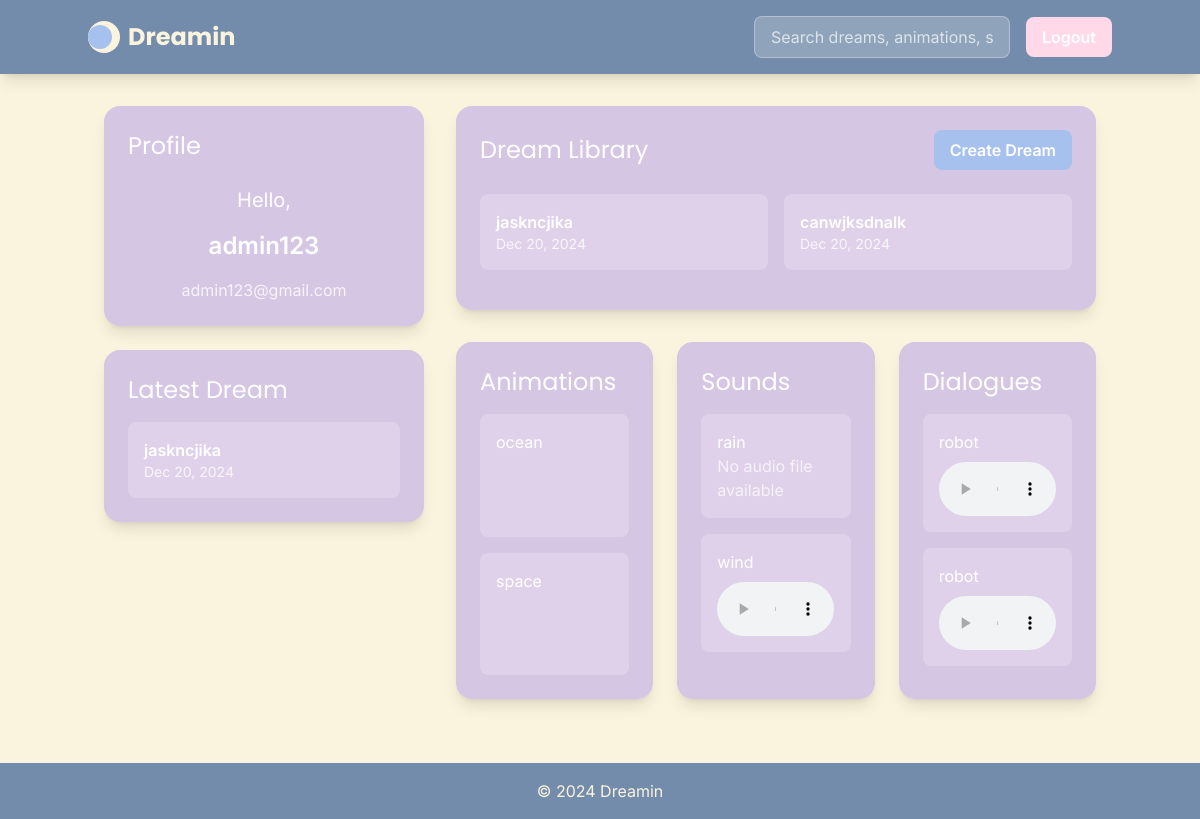
The app's page /home/ (signed in) with its own data.
### main/models.py (models this page shows, shortened)
class Dream(models.Model):
    user = models.ForeignKey(
        User,
        on_delete=models.CASCADE,
        related_name='dreams',
    )
    title = models.CharField(max_length=255)
    description = models.TextField()
    created_at = models.DateTimeField(auto_now_add=True)
    animations = models.ManyToManyField(DreamAnimation, blank=True)
    sounds = models.ManyToManyField(DreamSound, blank=True)
    dialogues = models.ManyToManyField(Dialogue, blank=True)
    preview_video = models.FileField(upload_to='dream_previews/', null=True, blank=True)

class DreamAnimation(models.Model):
    name = models.CharField(max_length=100)
    file = models.FileField(
        upload_to='animations/',
        validators=[validate_file_size, validate_file_extension],
        null=True,
        blank=True
    )
    created_at = models.DateTimeField(auto_now_add=True)

class DreamSound(models.Model):
    name = models.CharField(max_length=100)
    file = models.FileField(upload_to='sounds/', null=True, blank=True)
    created_at = models.DateTimeField(auto_now_add=True)

class Dialogue(models.Model):
    name = models.CharField(max_length=100)
    file = models.FileField(upload_to='dialogues/', null=True, blank=True)
    created_at = models.DateTimeField(auto_now_add=True)

### main/views.py (the view)
# urls.py: path("home/", views.home_view, name="home"),
@login_required
def home_view(request):
    search_query = request.GET.get('search', '')
    try:
        user_dreams = Dream.objects.filter(user=request.user).order_by('-created_at')
        all_dreams = Dream.objects.all().order_by('-created_at')
        animations = DreamAnimation.objects.filter(file__isnull=False)
        sounds = DreamSound.objects.filter(file__isnull=False)
        dialogues = Dialogue.objects.filter(file__isnull=False)
        if search_query:
            user_dreams = user_dreams.filter(title__icontains=search_query)
            all_dreams = all_dreams.filter(title__icontains=search_query)
            animations = animations.filter(name__icontains=search_query)
            sounds = sounds.filter(name__icontains=search_query)
            dialogues = dialogues.filter(name__icontains=search_query)
        else:
            animations = animations.order_by('?')
            sounds = sounds.order_by('?')
            dialogues = dialogues.order_by('?')
    except Exception as e:
        user_dreams = []
        all_dreams = []
        animations = []
        sounds = []
        dialogues = []
    context = {
        'user_dreams': user_dreams,
        'all_dreams': all_dreams,
        'animations': animations[:3] if animations else [],
        'sounds': sounds[:3] if sounds else [],
        'dialogues': dialogues[:3] if dialogues else [],
        'latest_dream': Dream.objects.filter(user=request.user).order_by('-created_at').first(),
        'search_query': search_query,
    }
    return render(request, "home.html", context)

### main/templates/home.html (shortened to what this page needs)
<!DOCTYPE html>
<html lang="en">
<head>
    <script src="https://cdn.tailwindcss.com"></script>
</head>
<body class="min-h-screen bg-warmcream font-inter flex flex-col">
    <header class="bg-slateblueSoft py-4 px-6 shadow-lg">
        <div class="container mx-auto flex justify-between items-center">
            <a href="{% url 'home' %}" class="flex items-center space-x-2">
                <div class="w-8 h-8 bg-warmcream rounded-full flex items-center justify-center">
                    <div class="w-6 h-6 bg-periwinkle rounded-full transform -translate-x-1"></div>
                </div>
                <span class="text-2xl font-bold text-warmcream font-poppins">Dreamin</span>
            </a>
            <div class="flex items-center space-x-4">
                <form class="relative" action="{% url 'home' %}" method="GET">
                    <input type="text"
                           name="search"
                           placeholder="Search dreams, animations, sounds..."
                           value="{{ search_query }}"
                           class="bg-white/20 border border-white/30 text-white placeholder-white/70 rounded-lg py-2 px-4 w-64">
                </form>
                <a href="{% url 'logout' %}" class="bg-softpink hover:bg-softpink/80 text-white font-semibold py-2 px-4 rounded-lg transition-colors">
                    Logout
                </a>
            </div>
        </div>
    </header>
    <main class="container mx-auto px-4 py-8 flex-grow">
        <div class="flex gap-8">
            <div class="w-80 flex-shrink-0 space-y-6">
                <div class="bg-lavender/70 rounded-2xl p-6 shadow-lg backdrop-blur-sm">
                    <h2 class="text-2xl font-poppins text-white mb-6">Profile</h2>
                    <div class="space-y-4 text-center">
                        <h3 class="text-xl text-white">Hello,</h3>
                        <p class="text-2xl font-semibold text-white">{{ user.username }}</p>
                        <p class="text-white/80">{{ user.email }}</p>
                    </div>
                </div>
                {% if latest_dream %}
                <div class="bg-lavender/70 rounded-2xl p-6 shadow-lg backdrop-blur-sm">
                    <h2 class="text-2xl font-poppins text-white mb-4">Latest Dream</h2>
                    <div class="bg-white/20 rounded-lg p-4">
                        <h3 class="text-white font-semibold">{{ latest_dream.title }}</h3>
                        <p class="text-white/80 text-sm">{{ latest_dream.created_at|date:"M d, Y" }}</p>
                    </div>
                </div>
                {% endif %}
            </div>
            <div class="flex-grow space-y-8">
                <div class="bg-lavender/70 rounded-2xl p-6 shadow-lg backdrop-blur-sm">
                    <div class="flex justify-between items-center mb-6">
                        <h2 class="text-2xl font-poppins text-white">Dream Library</h2>
                        <a href="{% url 'create_dream' %}" class="bg-periwinkle hover:bg-periwinkle/80 text-white font-semibold py-2 px-4 rounded-lg transition-colors">
                            Create Dream
                        </a>
                    </div>
                    <div class="max-h-[400px] overflow-y-auto scrollbar-hide">
                        <div class="grid grid-cols-2 gap-4 pb-4">
                            {% for dream in user_dreams %}
                            <a href="{% url 'dream_playback' dream.id %}" class="bg-white/20 rounded-lg p-4 hover:bg-white/30 transition-colors">
                                <h3 class="text-white font-semibold">{{ dream.title }}</h3>
                                <p class="text-white/80 text-sm">{{ dream.created_at|date:"M d, Y" }}</p>
                            </a>
                            {% endfor %}
                        </div>
                    </div>
                </div>
                <div class="grid grid-cols-3 gap-6">
                    <div class="bg-lavender/70 rounded-2xl p-6 shadow-lg backdrop-blur-sm">
                        <h2 class="text-2xl font-poppins text-white mb-4">Animations</h2>
                        <div class="space-y-4 max-h-[400px] overflow-y-auto scrollbar-hide">
                            {% for animation in animations %}
                            <div class="bg-white/20 rounded-lg p-4">
                                <p class="text-white mb-2">{{ animation.name }}</p>
                                {% if animation.file %}
                                <video class="w-full rounded cursor-pointer" src="{{ animation.file.url }}"
                                       onclick="openPreview(this.src, 'video')" preload="metadata">
                                </video>
                                {% endif %}
                            </div>
                            {% endfor %}
                        </div>
                    </div>
                    <div class="bg-lavender/70 rounded-2xl p-6 shadow-lg backdrop-blur-sm">
                        <h2 class="text-2xl font-poppins text-white mb-4">Sounds</h2>
                        <div class="space-y-4 max-h-[400px] overflow-y-auto scrollbar-hide">
                            {% for sound in sounds %}
                            <div class="bg-white/20 rounded-lg p-4">
                                <p class="text-white">{{ sound.name }}</p>
                                {% if sound.file %}
                                <audio controls class="w-full mt-2">
                                    <source src="{{ sound.file.url }}" type="audio/mpeg">
                                </audio>
                                {% else %}
                                <p class="text-white/70">No audio file available</p>
                                {% endif %}
                            </div>
                            {% endfor %}
                        </div>
                    </div>
                    <div class="bg-lavender/70 rounded-2xl p-6 shadow-lg backdrop-blur-sm">
                        <h2 class="text-2xl font-poppins text-white mb-4">Dialogues</h2>
                        <div class="space-y-4 max-h-[400px] overflow-y-auto scrollbar-hide">
                            {% for dialogue in dialogues %}
                            <div class="bg-white/20 rounded-lg p-4">
                                <p class="text-white">{{ dialogue.name }}</p>
                                <audio controls class="w-full mt-2">
                                    <source src="{{ dialogue.file.url }}" type="audio/mpeg">
                                </audio>
                            </div>
                            {% endfor %}
                        </div>
                    </div>
                </div>
            </div>
        </div>
    </main>
    <footer class="bg-slateblueSoft py-4 px-6 mt-8">
        <div class="container mx-auto text-center text-warmcream">
            &copy; 2024 Dreamin
        </div>
    </footer>
</body>
</html>

### main/templates/home.html (style rules this page uses)
.scrollbar-hide { -ms-overflow-style: none; scrollbar-width: none; }

### records on screen
Dream: title "jaskncjika", created_at "Dec 20, 2024"
Dream: title "canwjksdnalk", created_at "Dec 20, 2024"
DreamAnimation: name "ocean"
DreamAnimation: name "space"
DreamSound: name "rain", file "No audio file available"
DreamSound: name "wind"
Dialogue: name "robot"
Dialogue: name "robot"

### other values on screen
{{ user.username }} "admin123"
{{ user.email }} "admin123@gmail.com"
